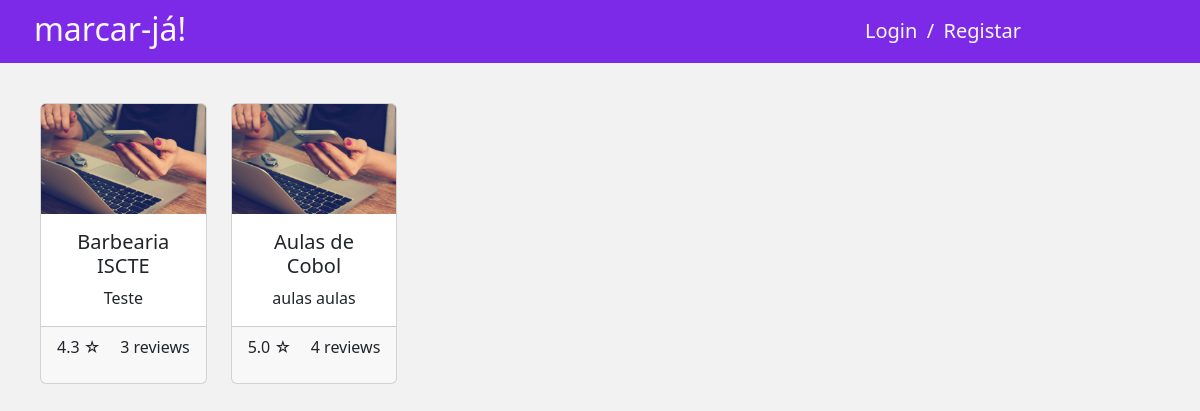
Page /my_scheduler_api/ on the committed database.
### my_scheduler_api/models.py (models this page shows, shortened)
class Services(models.Model):
    client = models.ForeignKey(Client, on_delete=models.CASCADE)
    name = models.CharField(max_length=100)
    selected_times = models.JSONField()
    menuItems = models.JSONField()
    description = models.TextField()
    address = models.CharField(max_length=255)
    icon = models.ImageField(default="static/media/profile_default.png")
    banner = models.ImageField(default="static/media/profile_default.png")
    is_approved = models.BooleanField(default=False)
    def calculate_average_rating(self):
        reviews = Review.objects.filter(service=self)
        average_rating = reviews.aggregate(Avg('stars'))['stars__avg']
        if average_rating is None:
            return 0
        else:
            return round(average_rating, 1)
    def review_count(self):
        reviews = Review.objects.filter(service=self)
        count = reviews.count()
        return count

### my_scheduler_api/views.py (the view)
# urls.py: path('', views.index, name="index"),
def index(request):
    services = Services.objects.all()
    return render(request, 'index.html', {'services': services})

### my_scheduler_api/templates/index.html (shortened to what this page needs)
<!DOCTYPE html>
<html lang="pt">
<head>
    <link rel="stylesheet"
          href="https://cdnjs.cloudflare.com/ajax/libs/bootstrap-select/1.14.0-beta2/css/bootstrap-select.min.css">
    {% load static %}
    <link rel="stylesheet" type="text/css" href="{% static 'my_scheduler_api/bootstrap.min.css' %}"/>
    <link rel="stylesheet" type="text/css" href="{% static 'my_scheduler_api/style.css' %}"/>
</head>
<body class="bodyDiferent">
<header class="container-fluid">
    <div class="d-flex flex-row justify-content-between align-items-center">
        <div class="mr-left col-2">
            <a class="link-light link-opacity-50-hover link-underline link-underline-opacity-0"
               href="{% url 'my_scheduler_api:index' %}"><h2>marcar-já!</h2></a>
        </div>
        <div class="mr-right col-5">
            {% if not request.user.is_authenticated %}
                <a class="link-light link-opacity-50-hover link-underline link-underline-opacity-0"
                   href="{% url 'my_scheduler_api:register_or_login' %}?tab=login"><h5 class="d-inline">Login</h5></a>
                <h5 class="d-inline">&nbsp/&nbsp</h5>
                <a class="link-light link-opacity-50-hover link-underline link-underline-opacity-0"
                   href="{% url 'my_scheduler_api:register_or_login' %}?tab=register"><h5 class="d-inline">Registar</h5>
                </a>
            {% endif %}
        </div>
    </div>
</header>
<div class="content mt-4 ml-4 mr-4 mb-4">
    {% block conteudo %}
        <div class="row g-4" id="content-container">
            {% for service in services %}
                {% if service.is_approved %}
                    <div class="col-12 col-sm-6 col-md-4 col-lg-3 col-xl-2">
                        <a href="{% url 'my_scheduler_api:serviceDetail' service.id %}" class="service-link">
                            <div class="card h-100">
                                <img src="{% static 'my_scheduler_api/images/frontImg.jpg' %}" class="card-img-top"
                                     alt="Icone de {{ service.name }}">
                                <div class="card-body">
                                    <h5 class="card-title">{{ service.name }}</h5>
                                    <p class="card-text">{{ service.description |truncatechars:150 }}</p>
                                </div>
                                <div class="card-footer d-flex justify-content-between">
                                    <div class="left-content">
                                        <p class="average-rating">{{ service.calculate_average_rating }} ☆</p>
                                    </div>
                                    <div class="right-content">
                                        {% if service.review_count == 1 %}
                                            <p class="review-count">{{ service.review_count }} review</p>
                                        {% else %}
                                            <p class="review-count">{{ service.review_count }} reviews</p>
                                        {% endif %}
                                    </div>
                                </div>
                            </div>
                        </a>
                    </div>
                {% endif %}
            {% endfor %}
        </div>
    {% endblock %}
</div>
</body>
</html>

### my_scheduler_api/static/my_scheduler_api/style.css (style rules this page uses)
header { background-color: #7d2ae8; color: #fff; }
h2 { margin-top: 10px; margin-bottom: 15px; }
body { text-align: center; }

### rows in the picture
Services: is_approved True (drawn), name "Barbearia ISCTE", description "Teste", calculate_average_rating "4.3", review_count "3"
Services: is_approved True (drawn), name "Aulas de Cobol", description "aulas aulas", calculate_average_rating "5.0", review_count "4"
